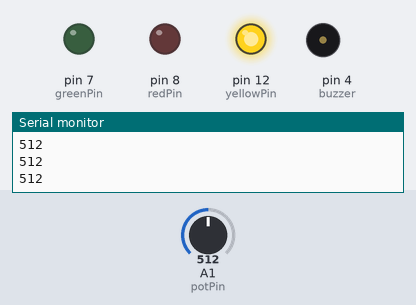
Recording of a sketch running on a simulated Arduino Uno, built with avr-gcc and run on an emulated ATmega328P. On the bench: output pins drawn as LEDs (lit = HIGH), buzzer (waves = sounding, pin HIGH), the last lines printed to the serial monitor. Inputs (shaded band) come from the test bench; at power-on: A1 (potPin) = 512.

Above: at 1.3 s.
1.4 s: A1 (potPin) set to 458
3.2 s: A1 (potPin) set to 437
At 5.2 s:
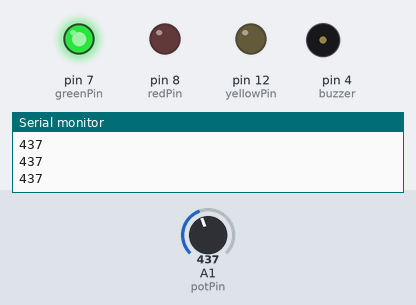
5.5 s: A1 (potPin) set to 911
At 6.9 s:
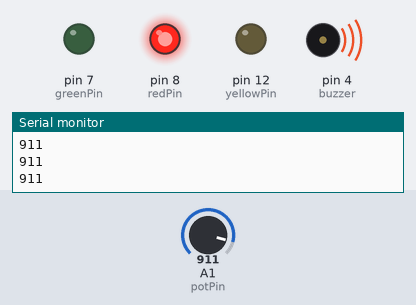
7.5 s: A1 (potPin) set to 891
At 8.5 s:
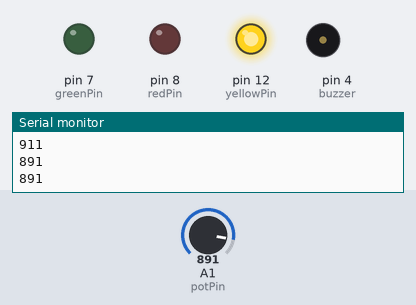
9.5 s: A1 (potPin) set to 440
At 11.3 s:
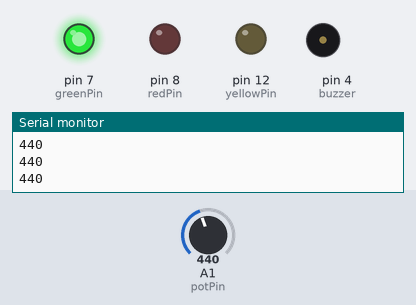
Timing chart, 0 to 12.5 s (numbered marks = the images above; inputs shaded):
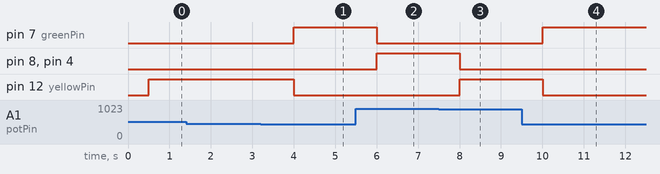

Measured:
- the behaviour switches between 451 and 450 on A1 (potPin) (found by bisection; images 0 and 1)
- the behaviour switches between 901 and 900 on A1 (potPin) (found by bisection; images 2 and 3)
- after the input at 3.2 s, pin 7 (greenPin): LOW → HIGH after 0.80 s; pin 12 (yellowPin): HIGH → LOW after 0.80 s
- after the input at 5.5 s, pin 7 (greenPin): HIGH → LOW after 0.50 s; pin 8 (redPin), pin 4 (buzzer): LOW → HIGH after 0.50 s
- after the input at 7.5 s, pin 8 (redPin), pin 4 (buzzer): HIGH → LOW after 0.51 s; pin 12 (yellowPin): LOW → HIGH after 0.51 s
- after the input at 9.5 s, pin 7 (greenPin): LOW → HIGH after 0.51 s; pin 12 (yellowPin): HIGH → LOW after 0.51 s

The sketch:

red_green_yellow_buzzer.ino
```cpp
int redPin=8;
int greenPin=7;
int yellowPin=12;
int buzzer=4;
int potPin=A1;
int potValue;

void setup() {
  pinMode(redPin, OUTPUT);
  pinMode(greenPin, OUTPUT);
  pinMode(yellowPin, OUTPUT);
  pinMode(buzzer, OUTPUT);
  pinMode(potPin, INPUT);
  Serial.begin(9600);

}

void loop() {
  potValue=analogRead(potPin);
  Serial.println(potValue);
  delay(500);

  if(potValue >0 && potValue<=450){ //for green LED
    digitalWrite(greenPin, HIGH);
    digitalWrite(redPin, LOW);
    digitalWrite(yellowPin, LOW);
    digitalWrite(buzzer, LOW);

  }

 if(potValue>450 && potValue<901) { //for yellow LED
 digitalWrite(yellowPin, HIGH);
 digitalWrite(redPin, LOW);
 digitalWrite(greenPin, LOW);
 digitalWrite(buzzer, LOW);

 }

if(potValue>901 && potValue<1023) { //for red and buzzer
digitalWrite(redPin, HIGH);
digitalWrite(buzzer, HIGH);
digitalWrite(yellowPin, LOW);
digitalWrite(greenPin, LOW);

}

}
```
